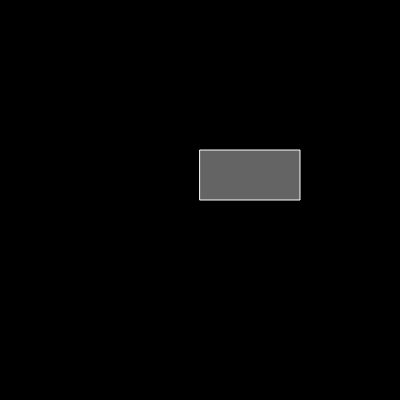
Frame 1 (no input)
Frame 60 (no input): identical to frame 1, image omitted
Frame 120 (the mouse pressed at the canvas centre since frame 60): identical to frame 1, image omitted

The p5.js sketch that drew this single still picture (run headless with seeded random() and noise() and a simulated clock; from frame 60 on, the mouse is pressed at the canvas centre):

// p5.js sketch
// ── sketch.js
let angle = 0;
function setup() {
  createCanvas(400, 400);
  angleMode(DEGREES)
  // rectMode(CENTER)
}

function draw() {
  background(0);
  
  push()
  translate(200,200)
  // scale(mouseX/100,mouseY/100)
  scale(1,-1)
  rotate(angle)
  stroke(255)
  fill(100)
  rect(0,0,100,50)
  pop()
  
  // angle +=1;
}
